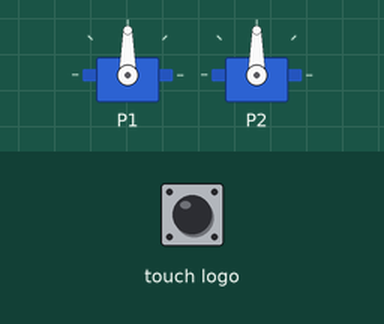
Simulated run of this program. Board: BBC micro:bit (MakeCode). Shown: 2 × servo. Inputs (shaded band) come from the test bench.

Above: at 1.2 s.
1.3 s: touch logo pressed for 1 s
At 1.4 s:
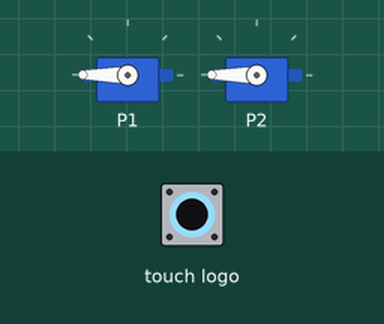
4.3 s: touch logo pressed for 3.2 s
At 8.6 s:
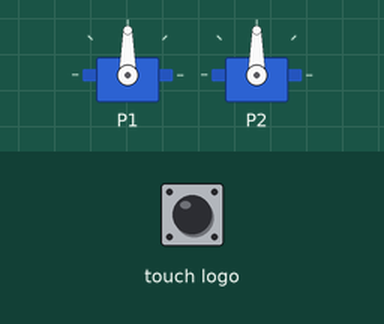
Timing chart, 0 to 10.1 s (numbered marks = the images above; inputs shaded):
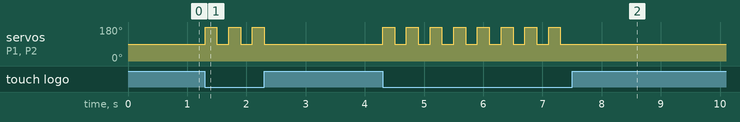

Measured:
- after the input at 1.3 s, servo on P1, servo on P2: alternates 180° for 0.20 s and 90° for 0.20 s, 6 changes in all, then stays 90°, starting at once
- after the input at 4.3 s, servo on P1, servo on P2: alternates 180° for 0.20 s and 90° for 0.20 s, 16 changes in all, then stays 90°, starting at once

The program:

main.ts
```typescript
pins.touchSetMode(TouchTarget.LOGO, TouchTargetMode.Capacitive)
servos.P1.setAngle(90)
servos.P2.setAngle(90)
basic.forever(function () {
    while (input.logoIsPressed()) {
        servos.P1.setAngle(180)
        servos.P2.setAngle(180)
        basic.pause(200)
        servos.P1.setAngle(90)
        servos.P2.setAngle(90)
        basic.pause(200)
    }
})
```

test.ts
```typescript
// les tests vont ici ; cela ne sera pas compilé si ce paquet est utilisé en tant qu'extension.
```
